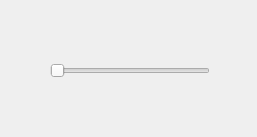
<?xml version="1.0" encoding="UTF-8"?>
<ui version="4.0">
 <class>Form</class>
 <widget class="QWidget" name="Form">
  <property name="geometry">
   <rect>
    <x>0</x>
    <y>0</y>
    <width>257</width>
    <height>137</height>
   </rect>
  </property>
  <property name="windowTitle">
   <string>Form</string>
  </property>
  <widget class="QSlider" name="horizontalSlider">
   <property name="geometry">
    <rect>
     <x>50</x>
     <y>60</y>
     <width>160</width>
     <height>22</height>
    </rect>
   </property>
   <property name="orientation">
    <enum>Qt::Horizontal</enum>
   </property>
  </widget>
 </widget>
 <resources/>
 <connections/>
</ui>
